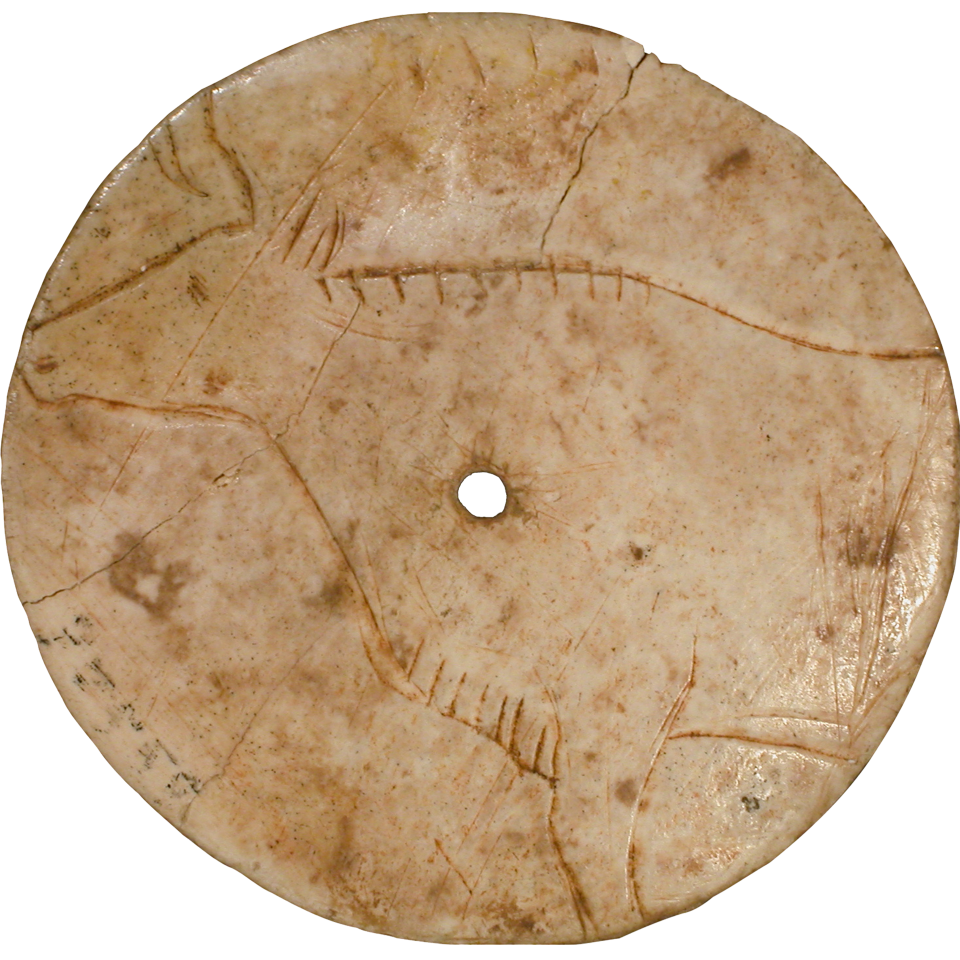
#> input picture test_images/human_non_human/1.png, 1920 x 1920 px, given in place of File_06.png, which was not available (shown at 1/2 size)
$ python 'skeleton_last (2).py'
#> lines starting #> are read from the running program, lines starting #| are printed output that depends on the picture; pictures that were not available may be replaced by others from this repository, and a replacement may not be noted
import cv2
from skimage import morphology
from skimage.morphology import skeletonize
import numpy as np
from numpy import asarray
import os
from PIL import Image
import matplotlib.pyplot as plt

img = cv2.imread("C:/Users/jahna/OneDrive/Documents/GitHub/Project/Image_Filter_Reconstruction/Output Images/File_06.png") # Read image
#> img is the input picture: shape (1920, 1920, 3); mean B, G, R 142.9, 172.4, 198.8

sharpen_filter = np.array([[0, -1, 0], [-1, 8, -1], [0, -1, 0]])
sharped = cv2.filter2D(img, -1, sharpen_filter)
image_median = cv2.medianBlur(sharped,3)

image_medresol = cv2.pyrDown(img)
image_lowresol = cv2.pyrDown(image_medresol)

Com_resol = cv2.pyrUp(image_medresol) * cv2.pyrUp(cv2.pyrUp(image_lowresol)) * image_median
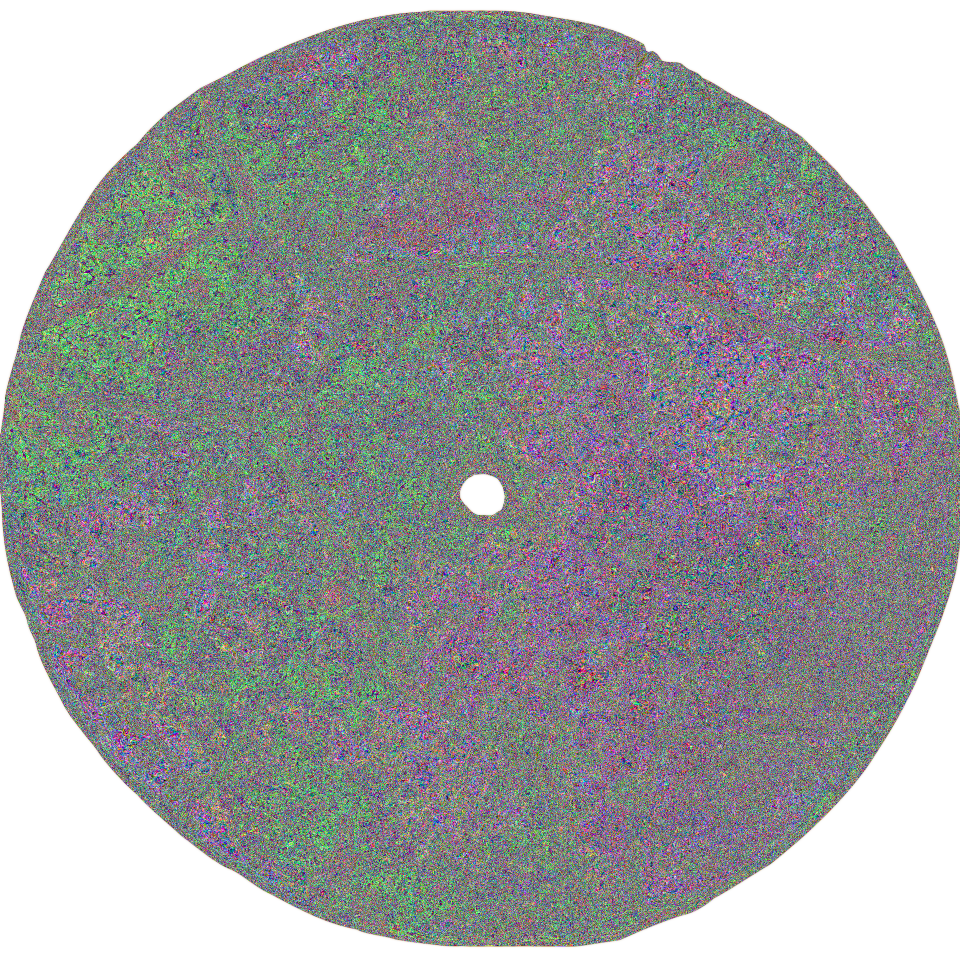
#> Com_resol: shape (1920, 1920, 3) (shown at 1/2 size); mean B, G, R 157.4, 156.4, 154.4

kernel = np.ones((1,5), np.uint8)
img_erosion = cv2.erode(Com_resol, kernel, iterations=2)
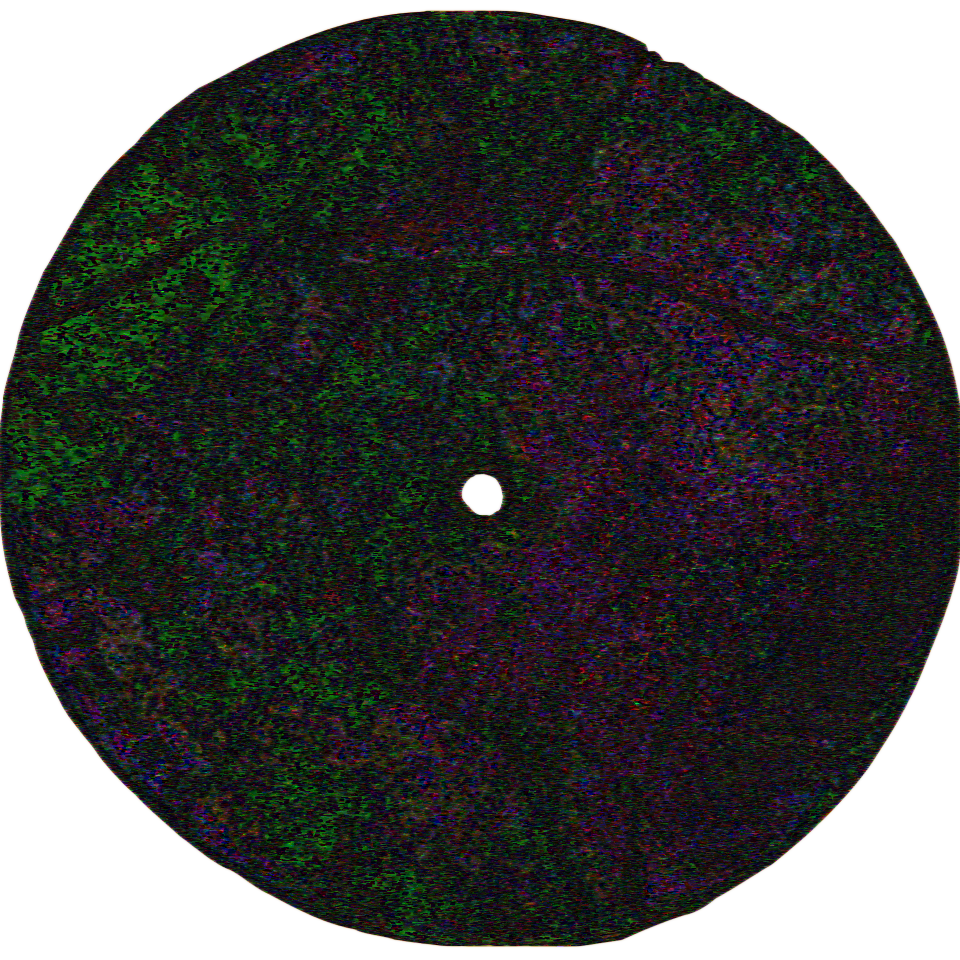
#> img_erosion: shape (1920, 1920, 3) (shown at 1/2 size); mean B, G, R 79.4, 80.3, 79.9
sharped_img = cv2.filter2D(img_erosion, -1, sharpen_filter)
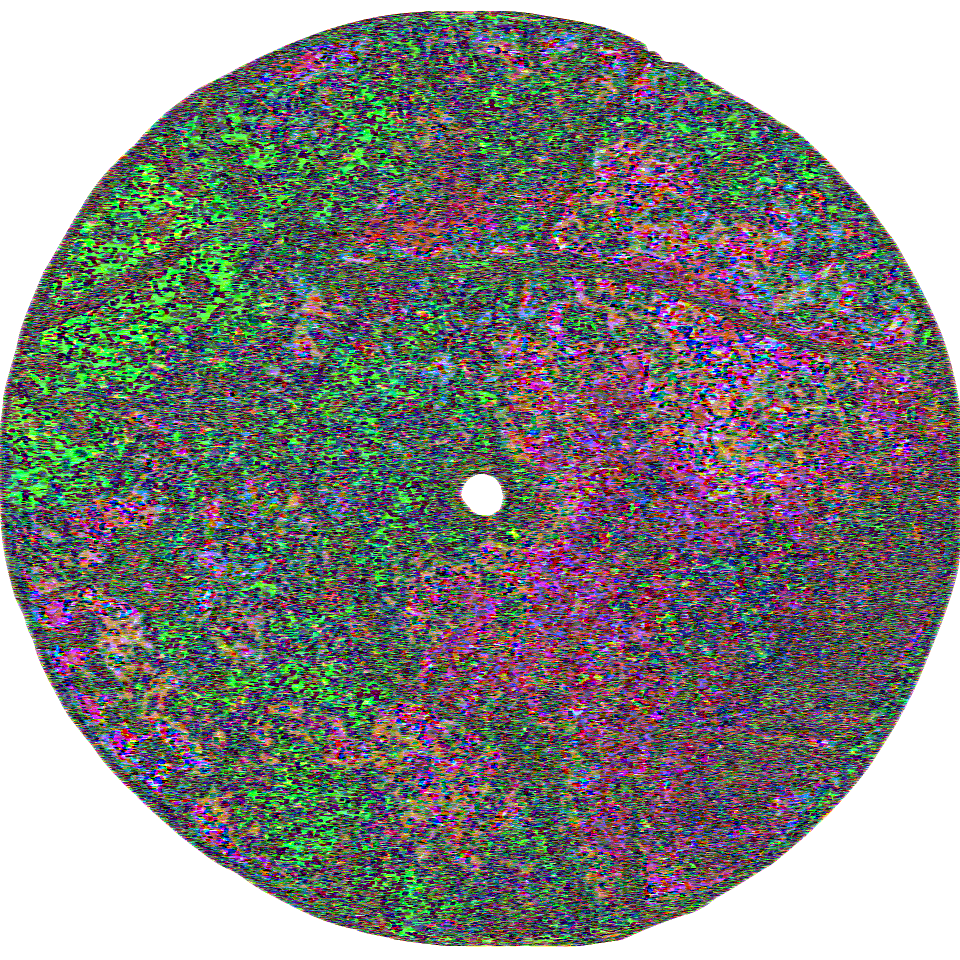
#> sharped_img: shape (1920, 1920, 3) (shown at 1/2 size); mean B, G, R 131.9, 133.4, 133.6
#median = cv2.medianBlur(sharped_img,3)
kernel2 = np.ones((5,1), np.uint8)
img_dilation = cv2.dilate(sharped_img, kernel2, iterations=2)
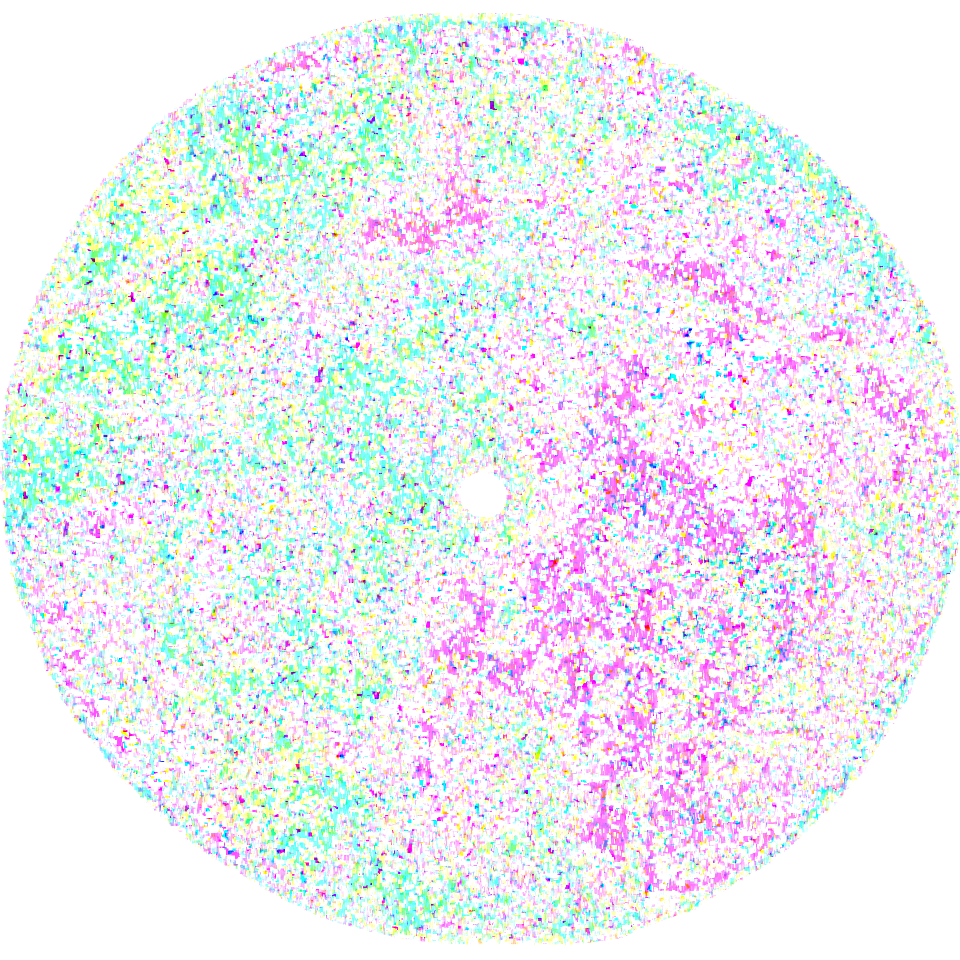
#> img_dilation: shape (1920, 1920, 3) (shown at 1/2 size); mean B, G, R 241.1, 236.8, 235.1
#> (the run stopped early here; a loop or call above may not have finished)
